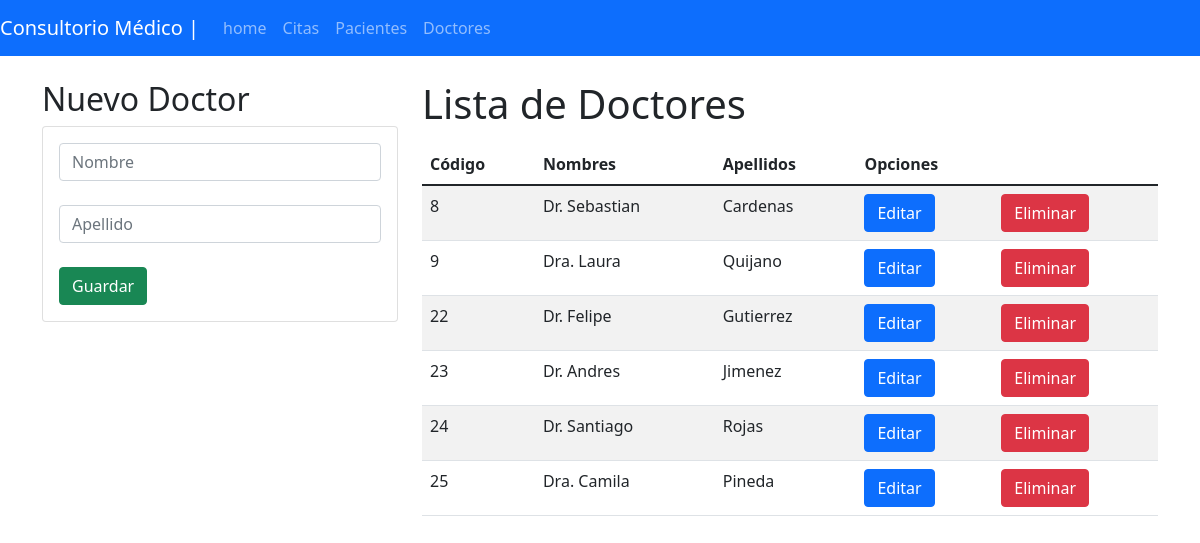
/list_doctores, run on the app's committed database.
### appMenu/models.py (models this page shows, shortened)
class Doctor(models.Model):
    id = models.AutoField(primary_key=True)
    nombre = models.CharField(max_length=200)
    apellido = models.CharField(max_length=200)

### appMenu/views.py (the view)
# urls.py: path('list_doctores', views.list_doctor, name="list_doctores"),
def list_doctor(request):
    doctores = Doctor.objects.all()
    return render(request, 'doctores.html', {"doctores":doctores})

### appMenu/templates/doctores.html (shortened to what this page needs)
{% extends 'base.html' %}
{% block content %}
<div class="row">
    <div class="col-sm-12 col-md-6 col-lg-4 col-xl-4">
        <h2>Nuevo Doctor</h2>
        <div class="card">
            <div class="card-body">
                <form action="registrar_doctor"  method="POST">
                    <div class="form-group">
                        <input type="text" id="nombre" name="nombreDr" class="form-control" placeholder="Nombre"
                            maxlength="50" required>
                    </div><br>
                    <div class="form-group">
                        <input type="text" id="apellido" name="apellidoDr" class="form-control" placeholder="Apellido"
                            maxlength="50" required>
                    </div><br>
                    <div class="form-group">
                        <button type="submit" class="btn btn-success btn-block text-white">Guardar</button>
                    </div>
                </form>
            </div>
        </div>
    </div>
    <div class="col-sm-12 col-md-6 col-lg-8 col-xl-8">
        <h1>Lista de Doctores</h1>
        <div class="table-responsive py-2">
            <table class="table table-striped">
                <thead>
                    <tr>
                        <th>Código</th>
                        <th>Nombres</th>
                        <th>Apellidos</th>
                        <th colspan="2">Opciones</th>
                    </tr>
                </thead>
                <tbody>
                    {% for doctor in doctores %}
                    <tr>
                        <td>{{doctor.id}}</td>
                        <td>{{doctor.nombre}}</td>
                        <td>{{doctor.apellido}}</td>
                        <td><a href="edicion_doctor/{{doctor.id}}" class="btn btn-primary">Editar</a></td>
                        <td><a href="eliminar_doctor/{{doctor.id}}" class="btn btn-danger">Eliminar</a></td>
                    </tr>
                    {% endfor %}
                </tbody>
            </table>
        </div>
    </div>
</div>
{% endblock %}

### data on the page
Doctor: id "8", nombre "Dr. Sebastian", apellido "Cardenas"
Doctor: id "9", nombre "Dra. Laura", apellido "Quijano"
Doctor: id "22", nombre "Dr. Felipe", apellido "Gutierrez"
Doctor: id "23", nombre "Dr. Andres", apellido "Jimenez"
Doctor: id "24", nombre "Dr. Santiago", apellido "Rojas"
Doctor: id "25", nombre "Dra. Camila", apellido "Pineda"
